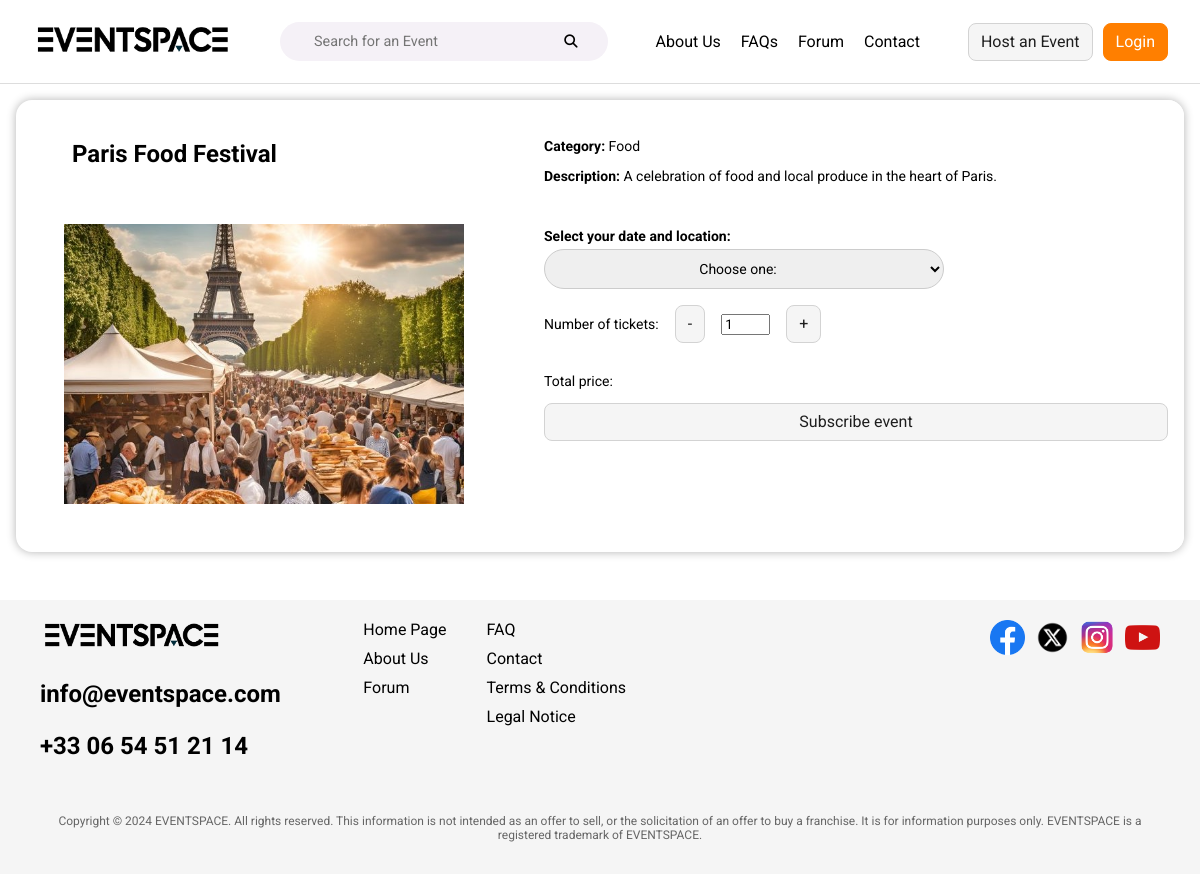
The page /server/pages/event-details.php?id=1 on the database its author committed.
### tables this page shows
CREATE TABLE `event` (
  `id` int(11) NOT NULL,
  `name` varchar(100) NOT NULL,
  `description` text,
  `coverPhoto` varchar(255) DEFAULT NULL,
  `creationTimestamp` timestamp NOT NULL DEFAULT CURRENT_TIMESTAMP
);

CREATE TABLE `category` (
  `id` int(11) NOT NULL,
  `name` varchar(50) NOT NULL,
  `photo` varchar(255) NOT NULL
);

### server/pages/event-details.php (the view, shortened to what this page needs)
<?php
include '../db_connection.php';
$eventId = isset($_GET['id']) ? intval($_GET['id']) : 0;
$sql = "SELECT name, description, coverPhoto FROM event WHERE id = $eventId";
$result = $conn->query($sql);
if ($result->num_rows > 0) {
    $event = $result->fetch_assoc();
    $eventName = $event['name'];
    $eventDescription = $event['description'];
    $eventImage = $event['coverPhoto'];
} else {
    $eventName = "Event Not Found";
}
$sql = "SELECT category.name FROM category INNER JOIN eventcategory ON category.id = eventcategory.idCategory WHERE eventcategory.idEvent = $eventId";
$result = $conn->query($sql);
if ($result->num_rows > 0) {
    $category = $result->fetch_assoc();
    $eventCategory = $category['name'];
} else {
    $eventName = 'Category Not Found';
}
$showWaitlistButton = false;
?>
<?php include_once '../components/header.php'; ?>
    <main >
        <div class="event-container">
            <section class="event-header">
                <section class="event-name">
                    <p class="text-xl"><strong><?php echo $eventName;?></strong></p>
                </section>
                <section class="event-image">
                    <img class="image-class" src="<?php echo $eventImage;?>" alt="Event Image">
                </section>
            </section>
            <section class="event-information">
                <section class="event-description">
                    <p class="text-sm"><strong>Category: </strong><span><?php echo $eventCategory;?></span></p>
                    <p class="text-sm"><strong>Description: </strong><span><?php echo $eventDescription;?></span></p>
                </section>
                <section class="event-subscription">
                    <form method="POST" action="">
                        <div class="event-selector">
                            <p class="text-sm">Select your date and location:</p>
                            <select id="event-selector" name="event-selector" onchange="updateCapacity(); enableSubscribeButton();">
                                <option value disabled selected>Choose one:</option>
                            </select>
                        </div>
                        <div class="subscription-details">
                            <div class="ticket-quantity">
                                <p class="text-sm">Number of tickets:</p>
                                <button class="btn" type="button" onclick="document.getElementById('ticket-quantity').stepDown(); updateTotalPrice();">-</button>
                                <input type="number" id="ticket-quantity" name="ticket-quantity" value="1" min="1" max="10" onchange="updateTotalPrice();">
                                <button class="btn" type="button" onclick="document.getElementById('ticket-quantity').stepUp(); updateTotalPrice();">+</button>
                            </div>
                            <div id="total-price">
                                <p class="text-sm">Total price: <span id="event-price"></span></p>
                            </div>
                            <?php if ($showWaitlistButton): ?>
                                <button class="btn" type="submit" name="join-waitlist" id="waitlist-button" onclick="alert('You have joined the waitlist!');">Join waitlist</button>
                            <?php else: ?>
                                <button class="btn" type="submit" name="subscribe" id="subscribe-button" >Subscribe event</button>
                            <?php endif; ?>
                        </div>
                    </form>
                </section>
            </section>
        </div>
    </main>
    <?php include_once '../components/footer.php'; ?>
</body>
</html>

### server/styles/common.css (style rules this page uses)
body { margin: 0; padding: 0; }
:root { --primary-color: #ff7f00; --primary-color-hover: #e67300; --primary-color-active: #cc6600; --border-color: #d3d3d3; --border-color-hover: #c6c6c6; --border-color-active: #8a8a8a; }
* { font-family: "Roboto", sans-serif; }
.btn { display: inline-block; font-weight: 400; color: #1e1e1e; background-color: #f5f5f5; border: 1px solid var(--border-color); padding: 0.375rem 0.75rem; font-size: 1rem; line-height: 1.5; border-radius: 0.5rem; text-align: center; text-decoration: none; text-wrap: none; white-space: nowrap; cursor: pointer; transition: color 0.15s ease-in-out, background-color 0.15s ease-in-out, border-color 0.15s ease-in-out, box-shadow 0.15s ease-in-out; }
.text-sm { font-size: 0.875rem; }
.text-xl { font-size: 1.5rem; }

### server/styles/event-details.css (style rules this page uses)
.event-container { display: flex; flex-direction: row; margin: 1rem; border-radius: 1rem; box-shadow: 0 0 10px rgba(0, 0, 0, 0.3); }
.event-header { flex: 1; display: flex; flex-direction: column; justify-content: flex-start; align-items: center; padding: 1rem; border-radius: 1rem 0 0 1rem; }
.event-name { margin-left: 5rem; width: 100%; }
.event-image { margin: 2rem; display: flex; justify-content: center; align-items: center; }
.image-class { width: 400px; height: 280px; object-fit: cover; }
.event-information { flex: 2; display: flex; flex-direction: column; justify-content: flex-start; margin-left: 1rem; padding: 1rem; background-color: #ffffff; border-radius: 0 1rem 1rem 0; }
.event-information section { padding: 0.25rem 0; margin: 0.25rem 0; }
.event-description { margin-top: 0.5rem; }
.event-subscription { gap: 20px; }
.subscription-details { display: flex; flex-direction: column; justify-content: space-between; }
.event-selector { display: flex; flex-direction: column; }
.event-selector p { margin-bottom: 5px; font-weight: bold; }
.event-selector select { width: 400px; padding: 10px; font-size: 0.875rem; text-align: center; border: 1px solid #ccc; border-radius: 20px; box-sizing: border-box; }
.ticket-quantity { display: flex; align-items: center; }
.ticket-quantity button { margin: 1rem; }

### rows shown on the page
event: name "Paris Food Festival", coverPhoto (picture), description "A celebration of food and local produce in the heart of Paris."
category: name "Food"
